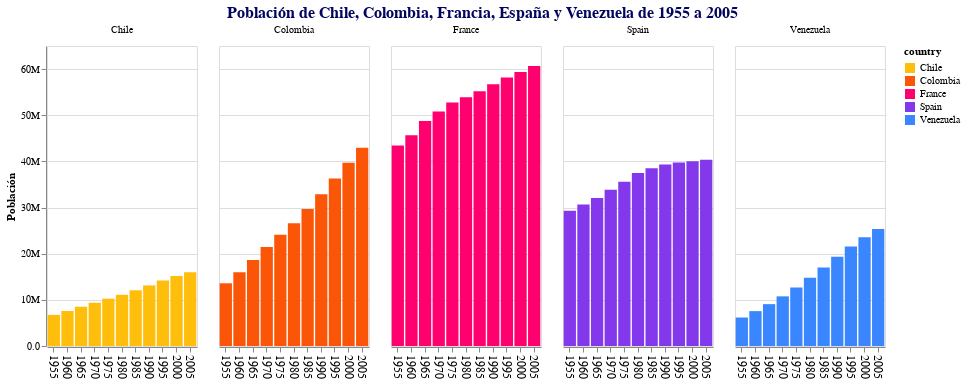

The cell this chart's notebook holds for it:
### Code cell
# Configuración ejes x e y
x = alt.X('year:O', title='', axis = alt.Axis(labelAngle=90, labelFontSize=12))
y = alt.Y('pop:Q', title = 'Población', axis = alt.Axis(format = ",.2s", grid=True, titleAnchor='middle', titleAngle = 270, labelFontSize=10))

color = alt.Color('country:N', scale=alt.Scale(domain=paises, range=colores))

alt.Chart(datos_paises).mark_bar().encode(
    x = x,
    y = y,
    # Permite generar un gráfico por cada valor de columna
    column = alt.Column('country:N', title=''),
    # No debe usarse fill (color de relleno)
    color = color,
    tooltip = tooltip,
).properties(
    title = f"Población de {mis_paises} de 1955 a 2005",
    width = 150,
).configure_title(
    fontSize = 16,
    anchor = 'middle',
    color = '#03045e',
).configure_view(
    strokeWidth=1
)

### Figure 1 — Vega-Lite specification as saved in the notebook (floating-point values rounded to 4 significant figures)
{"config": {"view": {"continuousWidth": 400, "continuousHeight": 300, "strokeWidth": 1}, "title": {"anchor": "middle", "color": "#03045e", "fontSize": 16}}, "data": {"name": "data-7716b28a06f3e1891c23202e4821b623"}, "mark": "bar", "encoding": {"color": {"field": "country", "scale": {"domain": ["Chile", "Colombia", "France", "Spain", "Venezuela"], "range": ["#ffbe0b", "#fb5607", "#ff006e", "#8338ec", "#3a86ff"]}, "type": "nominal"}, "column": {"field": "country", "title": "", "type": "nominal"}, "tooltip": [{"field": "country", "title": "País", "type": "nominal"}, {"field": "pop", "format": ",.5s", "title": "Población", "type": "quantitative"}, {"field": "year", "title": "Año", "type": "quantitative"}], "x": {"axis": {"labelAngle": 90, "labelFontSize": 12}, "field": "year", "title": "", "type": "ordinal"}, "y": {"axis": {"format": ",.2s", "grid": true, "labelFontSize": 10, "titleAnchor": "middle", "titleAngle": 270}, "field": "pop", "title": "Población", "type": "quantitative"}}, "title": "Población de Chile, Colombia, Francia, España y Venezuela de 1955 a 2005", "width": 150, "$schema": "https://vega.github.io/schema/vega-lite/v4.17.0.json", "datasets": {"data-7716b28a06f3e1891c23202e4821b623": [{"year": 1955, "country": "Chile", "cluster": 3, "pop": 6743269, "life_expect": 56.07, "fertility": 5.486}, {"year": 1960, "country": "Chile", "cluster": 3, "pop": 7585349, "life_expect": 57.92, "fertility": 5.439}, {"year": 1965, "country": "Chile", "cluster": 3, "pop": 8509950, "life_expect": 60.52, "fertility": 4.441}, {"year": 1970, "country": "Chile", "cluster": 3, "pop": 9368558, "life_expect": 63.44, "fertility": 3.63}, {"year": 1975, "country": "Chile", "cluster": 3, "pop": 10251542, "life_expect": 67.05, "fertility": 2.803}, {"year": 1980, "country": "Chile", "cluster": 3, "pop": 11093718, "life_expect": 70.56, "fertility": 2.671}, {"year": 1985, "country": "Chile", "cluster": 3, "pop": 12066701, "life_expect": 72.49, "fertility": 2.65}, {"year": 1990, "country": "Chile", "cluster": 3, "pop": 13127760, "life_expect": 74.13, "fertility": 2.55}, {"year": 1995, "country": "Chile", "cluster": 3, "pop": 14205449, "life_expect": 75.82, "fertility": 2.21}, {"year": 2000, "country": "Chile", "cluster": 3, "pop": 15153450, "life_expect": 77.86, "fertility": 2.0}, {"year": 2005, "country": "Chile", "cluster": 3, "pop": 15980912, "life_expect": 78.55, "fertility": 1.944}, {"year": 1955, "country": "Colombia", "cluster": 3, "pop": 13588405, "life_expect": 55.12, "fertility": 6.76}, {"year": 1960, "country": "Colombia", "cluster": 3, "pop": 15952727, "life_expect": 57.86, "fertility": 6.76}, {"year": 1965, "country": "Colombia", "cluster": 3, "pop": 18646175, "life_expect": 59.96, "fertility": 6.18}, {"year": 1970, "country": "Colombia", "cluster": 3, "pop": 21429658, "life_expect": 61.62, "fertility": 5.0}, {"year": 1975, "country": "Colombia", "cluster": 3, "pop": 24114177, "life_expect": 63.84, "fertility": 4.338}, {"year": 1980, "country": "Colombia", "cluster": 3, "pop": 26582811, "life_expect": 66.65, "fertility": 3.685}, {"year": 1985, "country": "Colombia", "cluster": 3, "pop": 29678395, "life_expect": 67.77, "fertility": 3.172}, {"year": 1990, "country": "Colombia", "cluster": 3, "pop": 32858579, "life_expect": 68.42, "fertility": 2.93}, {"year": 1995, "country": "Colombia", "cluster": 3, "pop": 36280883, "life_expect": 70.31, "fertility": 2.7}, {"year": 2000, "country": "Colombia", "cluster": 3, "pop": 39685655, "life_expect": 71.68, "fertility": 2.47}, {"year": 2005, "country": "Colombia", "cluster": 3, "pop": 42954279, "life_expect": 72.89, "fertility": 2.22}, {"year": 1955, "country": "France", "cluster": 1, "pop": 43427669, "life_expect": 68.93, "fertility": 2.712}, {"year": 1960, "country": "France", "cluster": 1, "pop": 45670000, "life_expect": 70.51, "fertility": 2.85}, {"year": 1965, "country": "France", "cluster": 1, "pop": 48763000, "life_expect": 71.55, "fertility": 2.607}, {"year": 1970, "country": "France", "cluster": 1, "pop": 50787000, "life_expect": 72.38, "fertility": 2.31}, {"year": 1975, "country": "France", "cluster": 1, "pop": 52758427, "life_expect": 73.83, "fertility": 1.862}, {"year": 1980, "country": "France", "cluster": 1, "pop": 53869743, "life_expect": 74.89, "fertility": 1.866}, {"year": 1985, "country": "France", "cluster": 1, "pop": 55171224, "life_expect": 76.34, "fertility": 1.805}, {"year": 1990, "country": "France", "cluster": 1, "pop": 56735161, "life_expect": 77.46, "fertility": 1.713}, {"year": 1995, "country": "France", "cluster": 1, "pop": 58149727, "life_expect": 78.64, "fertility": 1.762}, {"year": 2000, "country": "France", "cluster": 1, "pop": 59381628, "life_expect": 79.59, "fertility": 1.883}, {"year": 2005, "country": "France", "cluster": 1, "pop": 60656178, "life_expect": 80.66, "fertility": 1.892}, {"year": 1955, "country": "Spain", "cluster": 1, "pop": 29318745, "life_expect": 66.66, "fertility": 2.75}, {"year": 1960, "country": "Spain", "cluster": 1, "pop": 30641187, "life_expect": 69.69, "fertility": 2.89}, {"year": 1965, "country": "Spain", "cluster": 1, "pop": 32084511, "life_expect": 71.44, "fertility": 2.92}, {"year": 1970, "country": "Spain", "cluster": 1, "pop": 33876479, "life_expect": 73.06, "fertility": 2.86}, {"year": 1975, "country": "Spain", "cluster": 1, "pop": 35563535, "life_expect": 74.39, "fertility": 2.57}, {"year": 1980, "country": "Spain", "cluster": 1, "pop": 37488360, "life_expect": 76.3, "fertility": 1.89}, {"year": 1985, "country": "Spain", "cluster": 1, "pop": 38534853, "life_expect": 76.9, "fertility": 1.48}, {"year": 1990, "country": "Spain", "cluster": 1, "pop": 39350769, "life_expect": 77.57, "fertility": 1.27}, {"year": 1995, "country": "Spain", "cluster": 1, "pop": 39749715, "life_expect": 78.77, "fertility": 1.182}, {"year": 2000, "country": "Spain", "cluster": 1, "pop": 40016081, "life_expect": 79.78, "fertility": 1.287}, {"year": 2005, "country": "Spain", "cluster": 1, "pop": 40341462, "life_expect": 80.94, "fertility": 1.409}, {"year": 1955, "country": "Venezuela", "cluster": 3, "pop": 6170497, "life_expect": 57.91, "fertility": 6.458}, {"year": 1960, "country": "Venezuela", "cluster": 3, "pop": 7556483, "life_expect": 60.77, "fertility": 6.657}, {"year": 1965, "country": "Venezuela", "cluster": 3, "pop": 9067735, "life_expect": 63.48, "fertility": 5.905}, {"year": 1970, "country": "Venezuela", "cluster": 3, "pop": 10758017, "life_expect": 65.71, "fertility": 4.941}, {"year": 1975, "country": "Venezuela", "cluster": 3, "pop": 12674987, "life_expect": 67.46, "fertility": 4.468}, {"year": 1980, "country": "Venezuela", "cluster": 3, "pop": 14767890, "life_expect": 68.56, "fertility": 3.957}, {"year": 1985, "country": "Venezuela", "cluster": 3, "pop": 16997509, "life_expect": 70.19, "fertility": 3.649}, {"year": 1990, "country": "Venezuela", "cluster": 3, "pop": 19325222, "life_expect": 71.15, "fertility": 3.25}, {"year": 1995, "country": "Venezuela", "cluster": 3, "pop": 21555902, "life_expect": 72.15, "fertility": 2.942}, {"year": 2000, "country": "Venezuela", "cluster": 3, "pop": 23542649, "life_expect": 72.77, "fertility": 2.723}, {"year": 2005, "country": "Venezuela", "cluster": 3, "pop": 25375281, "life_expect": 73.75, "fertility": 2.547}]}}
